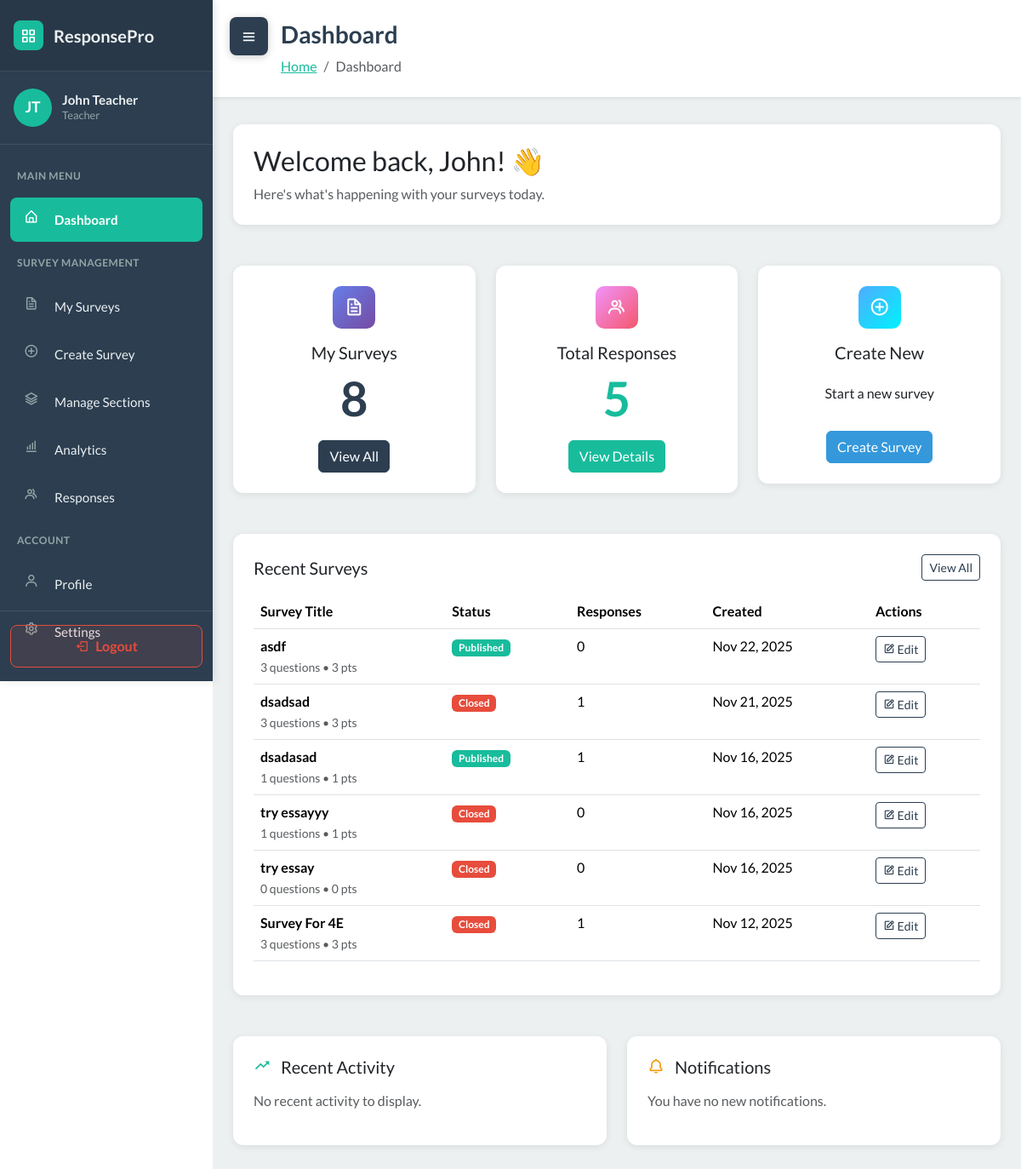
Page /dashboard/ (signed in) on the earlier database version.
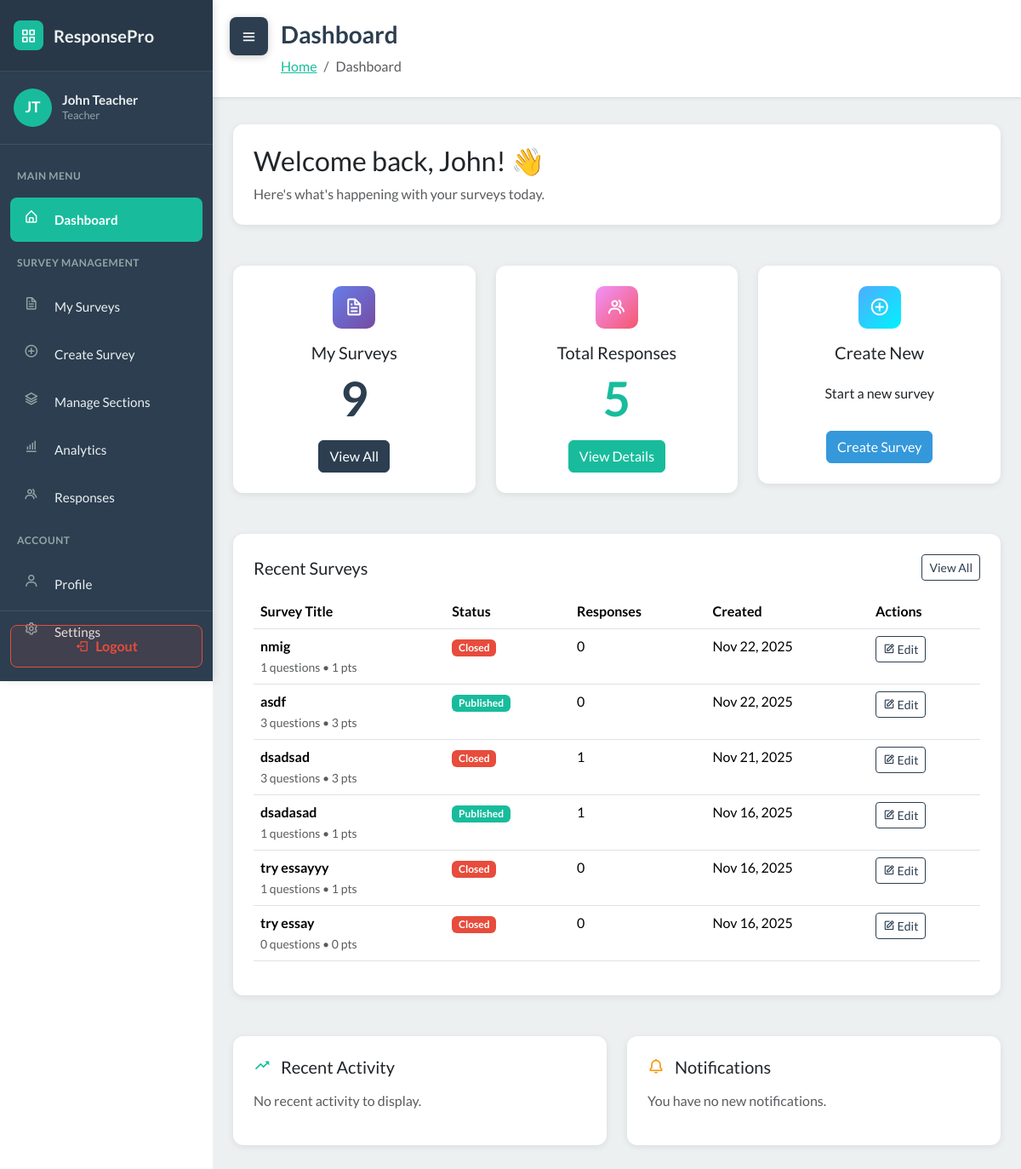
Same page on the later database version.
### WebSurvey/models.py (models this page shows, shortened)
class User(AbstractUser):
    ROLE_CHOICES = [
        ('student', 'Student'),
        ('teacher', 'Teacher'),
    ]
    role = models.CharField('role', max_length=20, choices=ROLE_CHOICES, default='student')
    section = models.ForeignKey(Section, null=True, blank=True, on_delete=models.SET_NULL, related_name='students')

class Survey(models.Model):
    STATUS_CHOICES = [
        ('draft', 'Draft'),
        ('published', 'Published'),
        ('closed', 'Closed'),
    ]
    title = models.CharField(max_length=255)
    description = models.TextField(blank=True)
    teacher = models.ForeignKey(User, on_delete=models.CASCADE, related_name='surveys')
    sections = models.ManyToManyField(Section, blank=True, related_name='surveys')
    status = models.CharField(max_length=20, choices=STATUS_CHOICES, default='draft')
    total_points = models.IntegerField(default=0)
    time_limit = models.IntegerField(null=True, blank=True, help_text="Time limit in minutes")
    due_date = models.DateTimeField(null=True, blank=True)
    created_at = models.DateTimeField(auto_now_add=True)
    updated_at = models.DateTimeField(auto_now=True)
    class Meta:
        ordering = ['-created_at']

### WebSurvey/views.py (the view)
# urls.py: path('dashboard/', views.dashboardPage, name='dashboard'),
@login_required
def dashboardPage(request):
    auto_close_due_surveys()
    user = request.user
    context = {
        'user': user,
        'role': user.role
    }
    if user.role == 'teacher':
        teacher_surveys = user.surveys.all().prefetch_related('questions', 'responses')
        context.update({
            'teacher_survey_count': teacher_surveys.count(),
            'teacher_response_count': StudentResponse.objects.filter(survey__teacher=user).count(),
            'teacher_surveys': teacher_surveys[:6]
        })
    else:
        context.update(_get_student_survey_data(user))
    return render(request, 'dashboard.html', context)

### WebSurvey/templates/dashboard.html (shortened to what this page needs)
<!DOCTYPE html>
{% load static %}
<html data-bs-theme="light" lang="en">
<head>
    <link rel="stylesheet" href="https://cdn.jsdelivr.net/npm/bootswatch@5.3.6/dist/flatly/bootstrap.min.css">
    <link rel="stylesheet" href="https://cdn.jsdelivr.net/npm/boxicons@latest/css/boxicons.min.css">
    <link rel="stylesheet" href="https://cdnjs.cloudflare.com/ajax/libs/font-awesome/4.7.0/css/font-awesome.min.css">
    <link rel="stylesheet" href="{% static 'css/dashboard-sidebar.css' %}">
    <link rel="stylesheet" href="{% static 'css/bss-overrides.css' %}">
</head>
<body>
    <button class="sidebar-toggle shifted" id="sidebarToggle">
        <i class="bx bx-menu"></i>
    </button>
    <aside class="dashboard-sidebar" id="sidebar">
        <div class="sidebar-header">
            <a href="{% url 'dashboard' %}" class="sidebar-brand">
                <div class="brand-icon">
                    <i class="bx bx-grid-alt" style="color: white;"></i>
                </div>
                <span>ResponsePro</span>
            </a>
        </div>
        <div class="sidebar-user">
            <div class="user-avatar">
                {{ user.first_name.0|upper }}{{ user.last_name.0|upper }}
            </div>
            <div class="user-info">
                <h6>{{ user.first_name }} {{ user.last_name }}</h6>
                <p>{{ user.get_role_display }}</p>
            </div>
        </div>
        <nav class="sidebar-nav">
            <div class="nav-section-title">Main Menu</div>
            <div class="sidebar-nav-item">
                <a href="{% url 'dashboard' %}" class="sidebar-nav-link">
                    <i class="bx bx-home-alt"></i>
                    <span>Dashboard</span>
                </a>
            </div>
            {% if user.role == 'teacher' %}
            <div class="nav-section-title">Survey Management</div>
            <div class="sidebar-nav-item">
                <a href="{% url 'survey_list' %}" class="sidebar-nav-link">
                    <i class="bx bx-file"></i>
                    <span>My Surveys</span>
                </a>
            </div>
            <div class="sidebar-nav-item">
                <a href="{% url 'survey_create' %}" class="sidebar-nav-link">
                    <i class="bx bx-plus-circle"></i>
                    <span>Create Survey</span>
                </a>
            </div>
            <div class="sidebar-nav-item">
                <a href="{% url 'section_list' %}" class="sidebar-nav-link">
                    <i class="bx bx-layer"></i>
                    <span>Manage Sections</span>
                </a>
            </div>
            <div class="sidebar-nav-item">
                <a href="{% url 'overall_analytics' %}" class="sidebar-nav-link">
                    <i class="bx bx-bar-chart-alt"></i>
                    <span>Analytics</span>
                </a>
            </div>
           <div class="sidebar-nav-item">
               <a href="{% url 'response_management' %}" class="sidebar-nav-link">
               <i class="bx bx-group"></i>
               <span>Responses</span>
               </a>
           </div>
            {% endif %}
            <div class="nav-section-title">Account</div>
            <div class="sidebar-nav-item">
                <a href="#" class="sidebar-nav-link">
                    <i class="bx bx-user"></i>
                    <span>Profile</span>
                </a>
            </div>
            <div class="sidebar-nav-item">
                <a href="#" class="sidebar-nav-link">
                    <i class="bx bx-cog"></i>
                    <span>Settings</span>
                </a>
            </div>
        </nav>
        <div class="sidebar-logout">
            <a href="{% url 'logout' %}" class="logout-btn">
                <i class="bx bx-log-out"></i>
                <span>Logout</span>
            </a>
        </div>
    </aside>
    <main class="dashboard-content" id="mainContent">
        {% block content %}
        <div class="content-header">
            <h1>Dashboard</h1>
            <nav aria-label="breadcrumb">
                <ol class="breadcrumb">
                    <li class="breadcrumb-item"><a href="{% url 'landing' %}">Home</a></li>
                    <li class="breadcrumb-item active" aria-current="page">Dashboard</li>
                </ol>
            </nav>
        </div>
        <div class="container-fluid px-4 pb-5">
            <div class="row mb-4">
                <div class="col-12">
                    <div class="dashboard-card">
                        <h3 class="mb-2">Welcome back, {{ user.first_name }}! 👋</h3>
                        <p class="text-muted mb-0">Here's what's happening with your surveys today.</p>
                    </div>
                </div>
            </div>
            {% if user.role == 'teacher' %}
            <div class="row">
                <div class="col-md-4 mb-4">
                    <div class="dashboard-card text-center">
                        <div class="card-icon mx-auto" style="background: linear-gradient(135deg, #667eea 0%, #764ba2 100%); color: white;">
                            <i class="bx bx-file"></i>
                        </div>
                        <h5 class="card-title mb-2">My Surveys</h5>
                        <p class="display-4 mb-3 fw-bold text-primary">{{ teacher_survey_count|default:0 }}</p>
                        <a href="{% url 'survey_list' %}" class="btn btn-primary">View All</a>
                    </div>
                </div>
                <div class="col-md-4 mb-4">
                    <div class="dashboard-card text-center">
                        <div class="card-icon mx-auto" style="background: linear-gradient(135deg, #f093fb 0%, #f5576c 100%); color: white;">
                            <i class="bx bx-group"></i>
                        </div>
                        <h5 class="card-title mb-2">Total Responses</h5>
                        <p class="display-4 mb-3 fw-bold text-success">{{ teacher_response_count|default:0 }}</p>
                        <a href="{% url 'response_management' %}" class="btn btn-success">View Details</a>
                    </div>
                </div>
                <div class="col-md-4 mb-4">
                    <div class="dashboard-card text-center">
                        <div class="card-icon mx-auto" style="background: linear-gradient(135deg, #4facfe 0%, #00f2fe 100%); color: white;">
                            <i class="bx bx-plus-circle"></i>
                        </div>
                        <h5 class="card-title mb-2">Create New</h5>
                        <p class="mb-3" style="height: 3.5rem; display: flex; align-items: center; justify-content: center;">Start a new survey</p>
                        <a href="{% url 'survey_create' %}" class="btn btn-info">Create Survey</a>
                    </div>
                </div>
            </div>
            <div class="row">
                <div class="col-12">
                    <div class="dashboard-card">
                        <div class="d-flex justify-content-between align-items-center mb-3">
                            <h5 class="mb-0">Recent Surveys</h5>
                            <a href="{% url 'survey_list' %}" class="btn btn-sm btn-outline-primary">View All</a>
                        </div>
                        <div class="table-responsive">
                            <table class="table table-hover">
                                <thead>
                                    <tr>
                                        <th>Survey Title</th>
                                        <th>Status</th>
                                        <th>Responses</th>
                                        <th>Created</th>
                                        <th>Actions</th>
                                    </tr>
                                </thead>
                                <tbody>
                                    {% if teacher_surveys %}
                                        {% for survey in teacher_surveys %}
                                        <tr>
                                            <td>
                                                <strong>{{ survey.title }}</strong>
                                                <br>
                                                <small class="text-muted">{{ survey.questions.count }} questions • {{ survey.total_points }} pts</small>
                                            </td>
                                            <td>
                                                <span class="badge
                                                    {% if survey.status == 'published' %}bg-success
                                                    {% elif survey.status == 'draft' %}bg-secondary
                                                    {% else %}bg-danger{% endif %}">
                                                    {{ survey.get_status_display }}
                                                </span>
                                            </td>
                                            <td>{{ survey.responses.count }}</td>
                                            <td>{{ survey.created_at|date:"M d, Y" }}</td>
                                            <td>
                                                <a href="{% url 'survey_edit' survey.id %}" class="btn btn-sm btn-outline-primary">
                                                    <i class="bx bx-edit"></i> Edit
                                                </a>
                                            </td>
                                        </tr>
                                        {% endfor %}
                                    {% endif %}
                                </tbody>
                            </table>
                        </div>
                    </div>
                </div>
            </div>
            {% endif %}
            <div class="row mt-4">
                <div class="col-md-6 mb-4">
                    <div class="dashboard-card">
                        <h5 class="mb-3">
                            <i class="bx bx-trending-up text-success me-2"></i>
                            Recent Activity
                        </h5>
                        <p class="text-muted">No recent activity to display.</p>
                    </div>
                </div>
                <div class="col-md-6 mb-4">
                    <div class="dashboard-card">
                        <h5 class="mb-3">
                            <i class="bx bx-bell text-warning me-2"></i>
                            Notifications
                        </h5>
                        <p class="text-muted">You have no new notifications.</p>
                    </div>
                </div>
            </div>
        </div>
        {% endblock %}
    </main>
</body>
</html>

Differences in the rows shown:
no longer on this page (row unchanged): Survey: title "Survey For 4E", questions.count "3", total_points "3", status "Closed", responses.count "1", created_at "Nov 12, 2025"
added Survey: title "nmig", questions.count "1", total_points "1", status "Closed", responses.count "0", created_at "Nov 22, 2025"
Other differences:
{{ teacher_survey_count|default:0 }}: "8" → "9"
